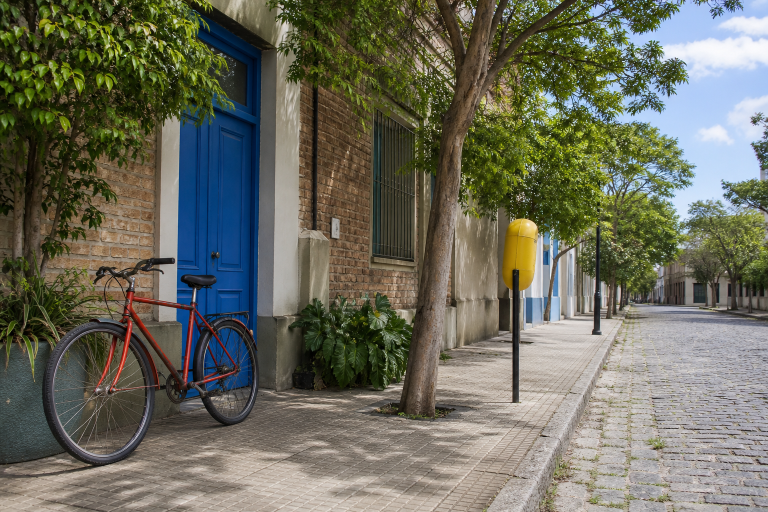
#> input picture 000_python_pdi/imagenes/escena_urbana.png, 1536 x 1024 px (shown at 1/2 size); its folder holds only this picture in this run
$ jupyter execute --allow-errors 01_python_para_imagenes.ipynb   (shell and % lines are left out)
#> lines starting #> are read from the running program, lines starting #| are printed output that depends on the picture; long printed decimals are rounded
# Python para mirar imágenes como datos

**Tecnologías del Procesamiento de la Imagen Digital**
**Clase 02 · Introducción a Python · 90 minutos**

Una imagen puede ser, al mismo tiempo, un archivo, un objeto de Pillow y una matriz de números. En este encuentro vamos a recorrer esas tres miradas y a convertir una exploración del cuaderno en un pequeño programa local.

## Al finalizar podremos

1. Preparar un entorno reproducible con `uv` y Python 3.12.
2. Localizar archivos de imagen con `pathlib`.
3. Abrir e inspeccionar una imagen con Pillow.
4. Comprender píxeles, dimensiones y canales mediante NumPy.
5. Visualizar y comparar resultados con Matplotlib.
6. Organizar transformaciones con funciones y una clase pequeña.
7. Comprender qué aporta un decorador a una función.
8. Exportar una función a un script y ejecutarla con Gradio.

> **Idea guía:** no vamos a estudiar Python primero y las imágenes después. Vamos a aprender Python mientras investigamos una imagen real.

## Recorrido de la clase

| Tiempo | Pregunta que guía el trabajo |
|---:|---|
| 0–10 min | ¿Qué Python está ejecutando este cuaderno y dónde están nuestros archivos? |
| 10–25 min | ¿Qué información contiene un archivo de imagen? |
| 25–45 min | ¿Cómo se convierte una imagen en números? |
| 45–55 min | ¿Cómo tomamos decisiones y repetimos operaciones? |
| 55–70 min | ¿Cómo construimos transformaciones reutilizables? |
| 70–78 min | ¿Qué problema resuelve una clase? |
| 78–84 min | ¿Qué hace realmente un decorador? |
| 84–90 min | ¿Cómo sale nuestro código del cuaderno? |

El cuaderno contiene algunas prácticas adicionales. No es necesario resolverlas todas durante los 90 minutos.

## Antes de abrir el cuaderno

Estos pasos se realizan **una sola vez, desde la terminal de VS Code**, ubicada en la carpeta de esta clase. Todavía no se ejecutan en una celda porque aún no existe el entorno que ejecutará el cuaderno.

### 1. Instalar `uv`

En Windows PowerShell:

```powershell
powershell -ExecutionPolicy ByPass -c "irm https://astral.sh/uv/install.ps1 | iex"
uv --version
```

Si la terminal no reconoce `uv`, cerrarla y abrirla nuevamente. Para otros sistemas operativos, consultar [la instalación oficial de uv](https://docs.astral.sh/uv/getting-started/installation/).

### 2. Crear el proyecto y su entorno con Python 3.12

```powershell
uv init --bare --python 3.12
uv venv --python 3.12
uv add numpy matplotlib pillow gradio
uv add --dev ipykernel
```

La opción `--python 3.12` es la instrucción directa: le indica a `uv` qué versión debe usar para crear `.venv`. Si esa versión no está disponible, `uv` puede descargarla.

La elección persistente queda escrita en `.python-version`. También puede establecerse explícitamente:

```powershell
uv python pin 3.12
```

Después de fijarla, `uv venv` puede leer esa versión sin repetir `--python 3.12`.

### 3. Registrar este entorno como kernel

```powershell
uv run python -m ipykernel install --user --name pdi-c02-python312 --display-name "PDI C02 - Python 3.12"
```

- `--name` es el identificador interno y no lleva espacios.
- `--display-name` es el nombre que veremos en VS Code.

Abrir este archivo, pulsar **Seleccionar kernel** y elegir **PDI C02 - Python 3.12**.

## Microglosario inicial

| Término | En lenguaje llano |
|---|---|
| **Intérprete** | El programa que lee y ejecuta código Python. |
| **Entorno virtual** | Una carpeta aislada que contiene el Python y los paquetes de un proyecto. |
| **Kernel** | El proceso que ejecuta las celdas y conserva sus variables en memoria. |
| **Ruta** | La ubicación de un archivo o una carpeta. |
| **Píxel** | Una muestra numérica ubicada en una coordenada de la imagen. |
| **Canal** | Una componente de información; en RGB usamos rojo, verde y azul. |
| **Array** | Una estructura NumPy que organiza valores en una o más dimensiones. |
| **Función** | Una transformación con nombre, entradas y una posible salida. |
| **Clase** | Un molde que reúne datos y operaciones relacionadas. |
| **Decorador** | Una función que añade comportamiento a otra función. |

[cell 1]
# Primer diagnóstico: ¿qué está ejecutando este cuaderno?
import sys
from pathlib import Path

interprete = Path(sys.executable)

print("Python:", sys.version.split()[0])
print("Intérprete:", interprete)
print("Carpeta del entorno:", interprete.parent)
print("Carpeta de trabajo:", Path.cwd())

#> (the rest of this cell did not finish here and is left out)

### Para conversar

- ¿El intérprete está dentro de una carpeta llamada `.venv`?
- ¿Por qué la carpeta de trabajo y la carpeta del intérprete no son necesariamente la misma?
- Si elegimos otro kernel, ¿cambia el archivo del cuaderno o cambia quien lo ejecuta?

---

## 1. `pathlib`: antes de procesar una imagen, hay que encontrarla

Las rutas suelen escribirse como texto, pero `Path` permite tratarlas como objetos: podemos unir partes, consultar nombres, extensiones y recorrer carpetas sin depender de cómo cada sistema operativo escribe sus separadores.

[cell 2]
from pathlib import Path

carpeta_clase = Path.cwd()
carpeta_imagenes = carpeta_clase / "imagenes"
ruta_imagen = carpeta_imagenes / "escena_urbana.png"

print("Ruta completa:", ruta_imagen)
print("Nombre:", ruta_imagen.name)
print("Nombre sin extensión:", ruta_imagen.stem)
print("Extensión:", ruta_imagen.suffix)
print("Carpeta contenedora:", ruta_imagen.parent)
print("¿Existe?", ruta_imagen.exists())

assert ruta_imagen.is_file(), (
    "No se encontró la imagen. Abrí en VS Code la carpeta clase_02_python_pdi."
)

[cell 3]
# glob() busca elementos que siguen un patrón.
extensiones = ["*.png", "*.jpg", "*.jpeg"]
rutas_encontradas = []

for patron in extensiones:
    rutas_encontradas.extend(carpeta_imagenes.glob(patron))

for ruta in rutas_encontradas:
    print(f"{ruta.name:24} | {ruta.stat().st_size / 1024:.1f} KB")

[cell 4]
# Práctica breve
# 1. Construí con Path una ruta llamada ruta_salida dentro de una carpeta "resultados".
# 2. El archivo debe llamarse "escena_urbana_gris.png".
# 3. Mostrá su nombre, extensión y carpeta, sin crear todavía el archivo.

# Escribí tu solución debajo:

---

## 2. Pillow: la imagen como archivo visual

Pillow —que se importa como `PIL`— conoce formatos como PNG y JPEG. Se ocupa de abrir, convertir, recortar y guardar imágenes. Empezaremos con ella porque mantiene cerca la idea cotidiana de “una fotografía”.

[cell 5]
from PIL import Image
import matplotlib.pyplot as plt

with Image.open(ruta_imagen) as archivo:
#> archivo is the input picture: PIL image 1536x1024 RGB; mean R, G, B 107.5, 108, 93
    formato_original = archivo.format
#> formato_original = 'PNG'
    imagen = archivo.convert("RGB")

plt.figure(figsize=(12, 7))
plt.imshow(imagen)
plt.title(ruta_imagen.name)
plt.axis("off")
plt.show()

[cell 6]
# Un diccionario reúne propiedades con nombres significativos.
ficha_imagen = {
    "archivo": ruta_imagen.name,
    "formato_original": formato_original,
    "modo": imagen.mode,
    "ancho": imagen.width,
    "alto": imagen.height,
    "cantidad_pixeles": imagen.width * imagen.height,
}

for clave, valor in ficha_imagen.items():
    print(f"{clave:20} -> {valor}")

### Coordenadas de imagen

En Pillow una coordenada se expresa como `(x, y)`:

- `x` avanza horizontalmente desde la izquierda.
- `y` avanza verticalmente desde arriba.
- La esquina superior izquierda es `(0, 0)`.

Esto no es un detalle menor: más adelante NumPy nos obligará a mirar el mismo píxel con otro orden.

[cell 7]
coordenada = (220, 620)
pixel_pillow = imagen.getpixel(coordenada)
#> pixel_pillow = (75, 68, 36)

print("Coordenada (x, y):", coordenada)
print("Valor RGB:", pixel_pillow)
#| Valor RGB: (75, 68, 36)
print("Tipo:", type(pixel_pillow))
#| Tipo: <class 'tuple'>

[cell 8]
# crop() recibe una caja: (izquierda, arriba, derecha, abajo)
caja_bicicleta = (40, 430, 560, 980)
recorte_pillow = imagen.crop(caja_bicicleta)
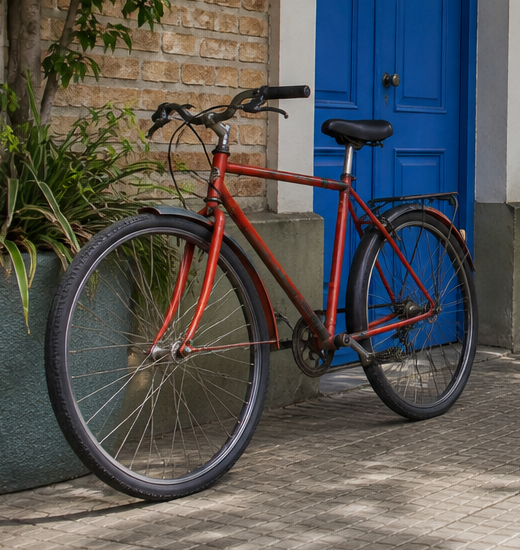
#> recorte_pillow: PIL image 520x550 RGB; mean R, G, B 86, 85.6, 84

plt.figure(figsize=(7, 6))
plt.imshow(recorte_pillow)
plt.title("Una región de interés")
plt.axis("off")
plt.show()

[cell 9]
# Práctica breve
# Elegí otra región de la fotografía y recortala.
# Antes de ejecutar, anticipá qué debería aparecer.

# mi_caja = (..., ..., ..., ...)
# mi_recorte = imagen.crop(mi_caja)
# display(mi_recorte)

---

## 3. NumPy: la imagen como matriz de números

Al convertir la imagen a un array dejamos de verla solamente como una fotografía. Ahora podemos medirla, comparar valores y aplicar operaciones numéricas a millones de componentes a la vez.

[cell 10]
import numpy as np

datos = np.asarray(imagen)

print("Tipo del objeto:", type(datos))
#| Tipo del objeto: <class 'numpy.ndarray'>
print("Forma:", datos.shape)
#| Forma: (1024, 1536, 3)
print("Tipo de cada valor:", datos.dtype)
#| Tipo de cada valor: uint8
print("Valor mínimo:", datos.min())
#| Valor mínimo: 0
print("Valor máximo:", datos.max())
#| Valor máximo: 255
print(f"Memoria ocupada: {datos.nbytes / 1024**2:.2f} MB")
#| Memoria ocupada: 4.50 MB

### Leer `shape` sin perderse

Para esta imagen, `datos.shape` tiene tres valores:

```text
(alto, ancho, canales)
```

El array se indexa como `datos[y, x]`, mientras que Pillow consulta `imagen.getpixel((x, y))`. Es la misma posición, pero el orden cambia porque NumPy piensa primero en filas y luego en columnas.

Cada canal usa enteros de 8 bits (`uint8`) entre 0 y 255. Un píxel RGB es una terna como `[rojo, verde, azul]`.

[cell 11]
x, y = coordenada
pixel_numpy = datos[y, x]
#> pixel_numpy = [75, 68, 36]

print("Pillow:", pixel_pillow)
#| Pillow: (75, 68, 36)
print("NumPy:", pixel_numpy)
#| NumPy: [75 68 36]
print("¿Representan el mismo color?", np.array_equal(pixel_pillow, pixel_numpy))
#| ¿Representan el mismo color? True

[cell 12]
# El slicing de NumPy recorta filas y columnas.
recorte_numpy = datos[430:980, 40:560]

plt.figure(figsize=(7, 6))
plt.imshow(recorte_numpy)
plt.title(f"Recorte NumPy: {recorte_numpy.shape}")
plt.axis("off")
plt.show()

[cell 13]
# Una lista conserva el orden; un diccionario aporta nombres.
nombres_canales = ["Rojo", "Verde", "Azul"]
indices_canales = {"Rojo": 0, "Verde": 1, "Azul": 2}

fig, ejes = plt.subplots(1, 3, figsize=(15, 5))

for eje, nombre in zip(ejes, nombres_canales):
    indice = indices_canales[nombre]
    eje.imshow(datos[:, :, indice], cmap="gray", vmin=0, vmax=255)
    eje.set_title(f"Intensidad del canal {nombre}")
    eje.axis("off")

plt.tight_layout()
plt.show()
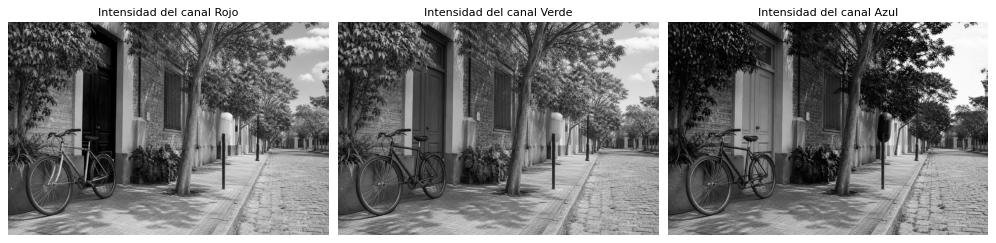
#> figure drawn by matplotlib, 3 panels

### Para pensar

- ¿Por qué la puerta azul aparece clara en el canal azul y más oscura en otros?
- ¿Un canal aislado “tiene color” o contiene intensidades?
- ¿Qué estructura usamos para conservar un orden? ¿Cuál usamos para asociar un nombre con un índice?

---

## 4. Condiciones, operaciones y decisiones

No toda imagen necesita el mismo tratamiento. Podemos medir una propiedad y tomar una decisión. Para comenzar usaremos el promedio de los tres canales como una aproximación sencilla del brillo global.

[cell 14]
brillo_medio = datos.mean()
#> brillo_medio = 102.8

if brillo_medio < 85:
    clasificacion = "oscura"
elif brillo_medio < 170:
    clasificacion = "intermedia"
else:
    clasificacion = "clara"

print(f"Brillo medio aproximado: {brillo_medio:.1f}")
#| Brillo medio aproximado: 102.8
print(f"Clasificación: {clasificacion}")

[cell 15]
# Sumamos intensidad a todos los componentes.
# int16 evita que uint8 desborde antes de aplicar clip().
datos_trabajo = datos.astype(np.int16)
datos_mas_claros = np.clip(datos_trabajo + 45, 0, 255).astype(np.uint8)
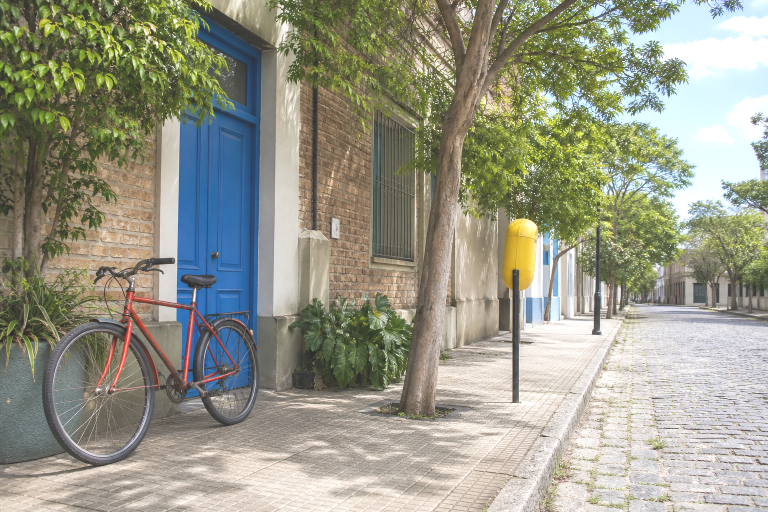
#> datos_mas_claros: shape (1024, 1536, 3) (shown at 1/2 size); mean R, G, B 152.1, 152.5, 136

print("Antes:", datos.dtype, datos.min(), datos.max())
#| Antes: uint8 0 255
print("Después:", datos_mas_claros.dtype, datos_mas_claros.min(), datos_mas_claros.max())
#| Después: uint8 45 255

[cell 16]
fig, ejes = plt.subplots(1, 2, figsize=(14, 6))

ejes[0].imshow(datos)
ejes[0].set_title("Original")
ejes[0].axis("off")

ejes[1].imshow(datos_mas_claros)
ejes[1].set_title("Brillo +45")
ejes[1].axis("off")

plt.tight_layout()
plt.show()
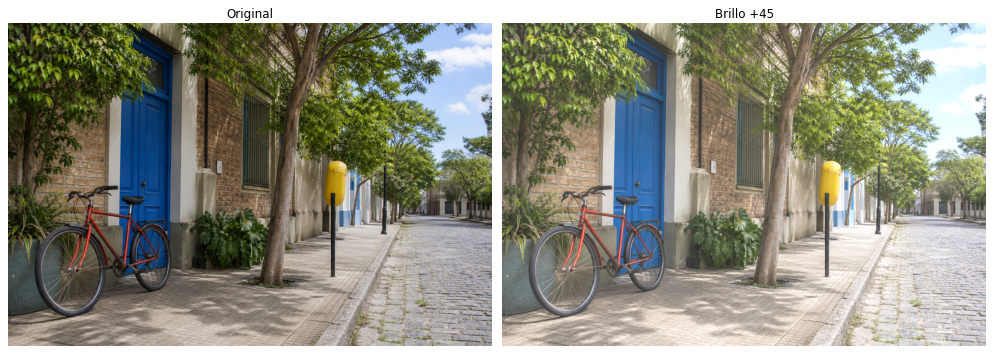
#> figure drawn by matplotlib, 2 panels

[cell 17]
# Práctica breve
# 1. Creá una versión 60 niveles más oscura.
# 2. ¿Por qué no conviene restar directamente sobre un array uint8?
# 3. Compará original, versión oscura y versión clara en una fila de gráficos.

# Escribí tu solución debajo:

---

## 5. Funciones: transformar sin repetir

Una buena función recibe datos, realiza una tarea clara y devuelve un resultado. Evitaremos que la función haga `print()` o dibuje: así podremos reutilizarla en el cuaderno, dentro de una clase y finalmente en una interfaz.

[cell 18]
def ajustar_brillo(imagen_array, cambio=0):
    '''Devuelve una copia con el brillo ajustado entre 0 y 255.'''
#> called with cambio = -55
    trabajo = imagen_array.astype(np.int16)
    ajustada = np.clip(trabajo + cambio, 0, 255)
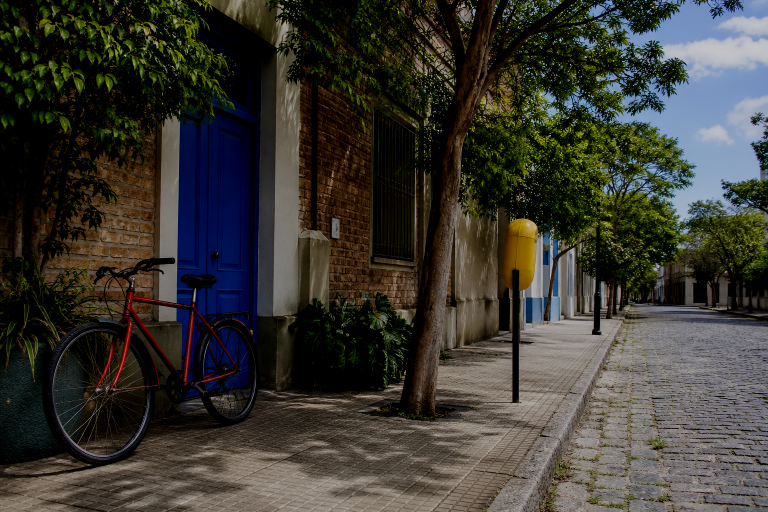
#> ajustada: shape (1024, 1536, 3) int16 (shown at 1/2 size); mean R, G, B 58.4, 56.7, 49.2
    return ajustada.astype(np.uint8)


imagen_oscura = ajustar_brillo(datos, -55)
imagen_clara = ajustar_brillo(datos, 55)

print("Original:", datos.shape, datos.dtype)
#| Original: (1024, 1536, 3) uint8
print("Resultado:", imagen_clara.shape, imagen_clara.dtype)
#| Resultado: (1024, 1536, 3) uint8

[cell 19]
# La misma función, distintos argumentos.
variaciones = [
    ("Oscura", -55),
    ("Original", 0),
    ("Clara", 55),
]

fig, ejes = plt.subplots(1, len(variaciones), figsize=(16, 5))

for eje, (titulo, cambio) in zip(ejes, variaciones):
    resultado = ajustar_brillo(datos, cambio)
    eje.imshow(resultado)
    eje.set_title(f"{titulo} ({cambio:+d})")
    eje.axis("off")

plt.tight_layout()
plt.show()

[cell 20]
def describir_imagen(imagen_array):
    '''Resume propiedades útiles sin modificar la imagen.'''
    alto, ancho, canales = imagen_array.shape
#> alto = 1024; ancho = 1536; canales = 3
    return {
        "ancho": ancho,
        "alto": alto,
        "canales": canales,
        "dtype": str(imagen_array.dtype),
        "brillo_medio": float(imagen_array.mean()),
    }


resumen = describir_imagen(datos)
#> resumen = {'ancho': 1536, 'alto': 1024, 'canales': 3, 'dtype': 'uint8', 'brillo_medio': 102.8}

for clave, valor in resumen.items():
    print(f"{clave:15} -> {valor}")
#> this loop made 5 passes
#> (clave, valor) on passes 1 to 5: ('ancho', 1536), ('alto', 1024), ('canales', 3), ('dtype', 'uint8'), ('brillo_medio', 102.8)
#| ancho           -> 1536
#| alto            -> 1024
#| canales         -> 3
#| dtype           -> uint8
#| brillo_medio    -> 102.834

[cell 21]
# Práctica breve
# Completá una función a_grises(imagen_array).
# Pista inicial: una aproximación simple es promediar los canales con axis=2.
# Debe devolver el resultado, no mostrarlo.

def a_grises(imagen_array):
    # resultado = ...
    # return resultado
    pass

---

## 6. Una introducción breve a clases

Hasta aquí tenemos objetos separados: una ruta, una imagen Pillow y un array. Una clase permite reunir ese estado y las operaciones que naturalmente pertenecen a una imagen de trabajo.

- La **clase** es el molde: `ImagenDigital`.
- Una **instancia** es un objeto concreto creado con una ruta.
- `self` representa esa instancia y conserva sus datos.
- Un **método** es una función que pertenece al objeto.

No buscamos todavía diseñar una biblioteca completa. Queremos reconocer el problema que una clase puede resolver.

[cell 22]
class ImagenDigital:
    def __init__(self, ruta):
        self.ruta = Path(ruta)

        with Image.open(self.ruta) as archivo:
            self.imagen = archivo.convert("RGB")

        self.datos = np.asarray(self.imagen)

    def resumen(self):
        return describir_imagen(self.datos)

    def recortar(self, caja):
        return self.imagen.crop(caja)

    def ajustar_brillo(self, cambio=0):
        resultado = ajustar_brillo(self.datos, cambio)
        return Image.fromarray(resultado)

[cell 23]
foto = ImagenDigital(ruta_imagen)

print("Ruta del objeto:", foto.ruta)
print("Resumen:", foto.resumen())

resultado_clase = foto.ajustar_brillo(-35)
display(resultado_clase.resize((640, 427)))
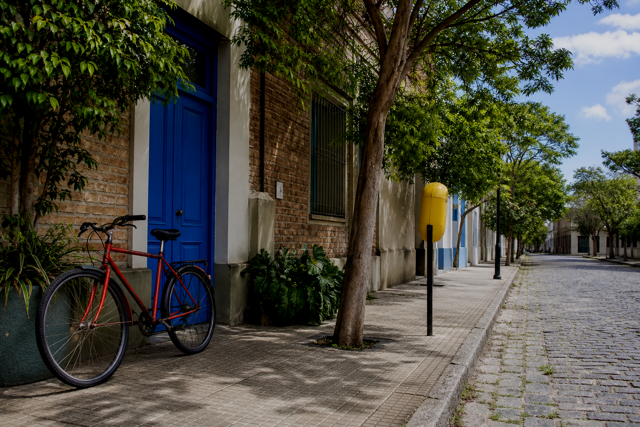
#> shown: PIL image 640x427 RGB; mean R, G, B 74.8, 73.9, 63

### Para pensar

- ¿Qué datos quedan guardados dentro de `foto`?
- ¿Qué diferencia conceptual hay entre `ajustar_brillo(datos, -35)` y `foto.ajustar_brillo(-35)`?
- Para una sola operación, una función suele ser suficiente. ¿Cuándo empieza a resultar útil agrupar estado y métodos?

---

## 7. Decoradores: añadir comportamiento sin cambiar la tarea

Un decorador recibe una función y devuelve otra función. La tarea original puede seguir siendo “invertir colores”, mientras el decorador añade una responsabilidad transversal, por ejemplo medir cuánto tarda.

La sintaxis `@medir_tiempo` es una forma legible de envolver una función. En el decorador aparecerán `*args` y `**kwargs`: por ahora alcanza con saber que permiten reenviar los argumentos originales.

[cell 24]
from functools import wraps
from time import perf_counter


def medir_tiempo(funcion):
    @wraps(funcion)
    def envoltura(*args, **kwargs):
        inicio = perf_counter()
        resultado = funcion(*args, **kwargs)
        duracion_ms = (perf_counter() - inicio) * 1000
        print(f"{funcion.__name__} tardó {duracion_ms:.2f} ms")
        return resultado

    return envoltura

[cell 25]
@medir_tiempo
def invertir_colores(imagen_array):
    return 255 - imagen_array
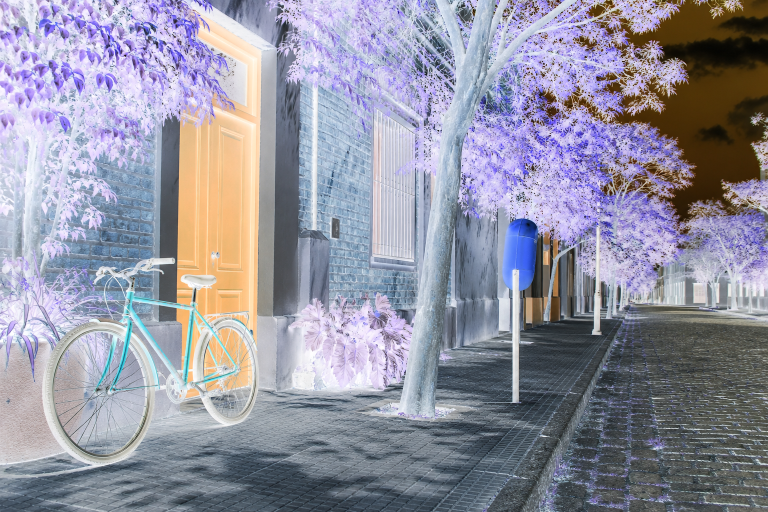
#> returned value: shape (1024, 1536, 3) (shown at 1/2 size); mean of channels 0, 1, 2 147.5, 147, 162; drawn as R, G, B


imagen_invertida = invertir_colores(datos)

plt.figure(figsize=(10, 6))
plt.imshow(imagen_invertida)
plt.title("Colores invertidos")
plt.axis("off")
plt.show()
